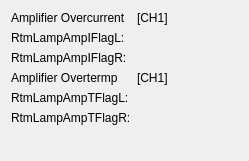
    <widget class="QWidget" name="formLayoutWidget_2">
     <property name="geometry">
      <rect>
       <x>700</x>
       <y>230</y>
       <width>249</width>
       <height>161</height>
      </rect>
     </property>
     <layout class="QFormLayout" name="formLayout_2">
      <item row="0" column="0">
       <widget class="QLabel" name="label_100">
        <property name="text">
         <string>Amplifier Overcurrent</string>
        </property>
       </widget>
      </item>
      <item row="0" column="1">
       <widget class="QLabel" name="label_153">
        <property name="text">
         <string>[CH1]</string>
        </property>
       </widget>
      </item>
      <item row="1" column="0">
       <widget class="QLabel" name="label_101">
        <property name="text">
         <string>RtmLampAmpIFlagL:</string>
        </property>
       </widget>
      </item>
      <item row="1" column="1">
       <widget class="PyDMLabel" name="PyDMLabel_101">
        <property name="toolTip">
         <string/>
        </property>
        <property name="channel" stdset="0">
         <string>XX-99SL01:DI-FOFBCtrl:RtmLampAmpIFlagLCH1-RB</string>
        </property>
       </widget>
      </item>
      <item row="2" column="0">
       <widget class="QLabel" name="label_102">
        <property name="text">
         <string>RtmLampAmpIFlagR:</string>
        </property>
       </widget>
      </item>
      <item row="2" column="1">
       <widget class="PyDMLabel" name="PyDMLabel_102">
        <property name="toolTip">
         <string/>
        </property>
        <property name="channel" stdset="0">
         <string>XX-99SL01:DI-FOFBCtrl:RtmLampAmpIFlagRCH1-RB</string>
        </property>
       </widget>
      </item>
      <item row="3" column="0">
       <widget class="QLabel" name="label_104">
        <property name="text">
         <string>Amplifier Overtermp</string>
        </property>
       </widget>
      </item>
      <item row="3" column="1">
       <widget class="QLabel" name="label_152">
        <property name="text">
         <string>[CH1]</string>
        </property>
       </widget>
      </item>
      <item row="4" column="0">
       <widget class="QLabel" name="label_105">
        <property name="text">
         <string>RtmLampAmpTFlagL:</string>
        </property>
       </widget>
      </item>
      <item row="4" column="1">
       <widget class="PyDMLabel" name="PyDMLabel_103">
        <property name="toolTip">
         <string/>
        </property>
        <property name="channel" stdset="0">
         <string>XX-99SL01:DI-FOFBCtrl:RtmLampAmpTFlagLCH1-RB</string>
        </property>
       </widget>
      </item>
      <item row="5" column="0">
       <widget class="QLabel" name="label_106">
        <property name="text">
         <string>RtmLampAmpTFlagR:</string>
        </property>
       </widget>
      </item>
      <item row="5" column="1">
       <widget class="PyDMLabel" name="PyDMLabel_104">
        <property name="toolTip">
         <string/>
        </property>
        <property name="channel" stdset="0">
         <string>XX-99SL01:DI-FOFBCtrl:RtmLampAmpTFlagRCH1-RB</string>
        </property>
       </widget>
      </item>
     </layout>
    </widget>
